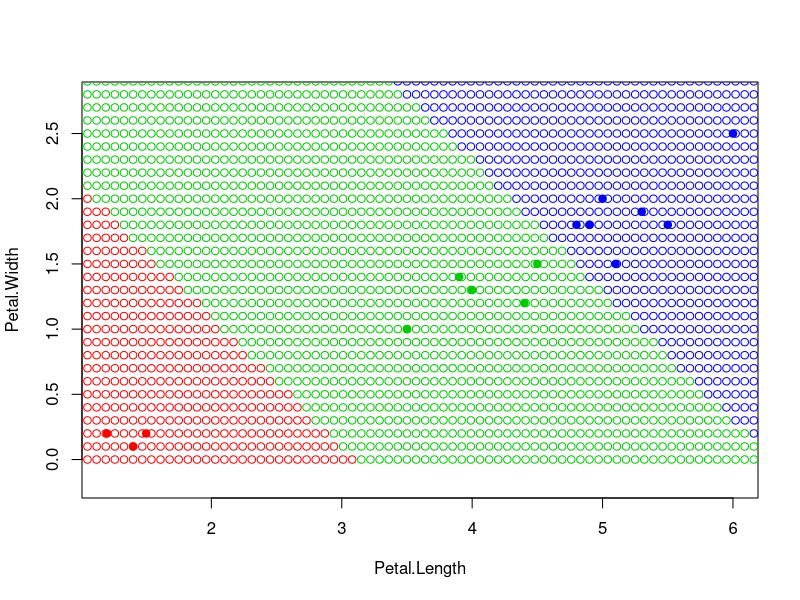

Reproduce this figure in R.
euclideanDistance <- function(u, v)
{
  sqrt(sum(u - v)^2)
}
sortObjectByDist <- function(xl, z, metricFunction = euclideanDistance)
{
  l <- dim(xl)[1]
  n <- dim(xl)[2] - 1
  distances <- rep(0, l)
  for (i in 1:l)
  {
    distances[i] <- c(metricFunction(xl[i, 1:n], z))
   
  }
  orderedXl <- xl[order(distances), ]
  return (orderedXl)
}

ONN<-function(xl, z)
{
  orderedXl<- sortObjectByDist(xl, z)
  n<-dim(orderedXl)[2]
  classes <- orderedXl[1, n]
  return (classes)
}


  colors <- c("setosa" = "red", "versicolor" = "green3", "virginica" = "blue")
 X<-sample(c(1:150),15,replace=TRUE)
 xl <- iris[X, 3:5]
 plot(iris[X, 3:4], pch = 21, bg = colors[xl$Species], col = colors[xl$Species],asp=1)


 
for(i in seq(0, 7, 0.07)){
  for(j in seq(0, 3, 0.1))
  {
    z <- c(i, j)
    class <- ONN(xl, z)
    points(z[1], z[2], pch = 1, bg = colors[class],col=colors[class])
  }
}
